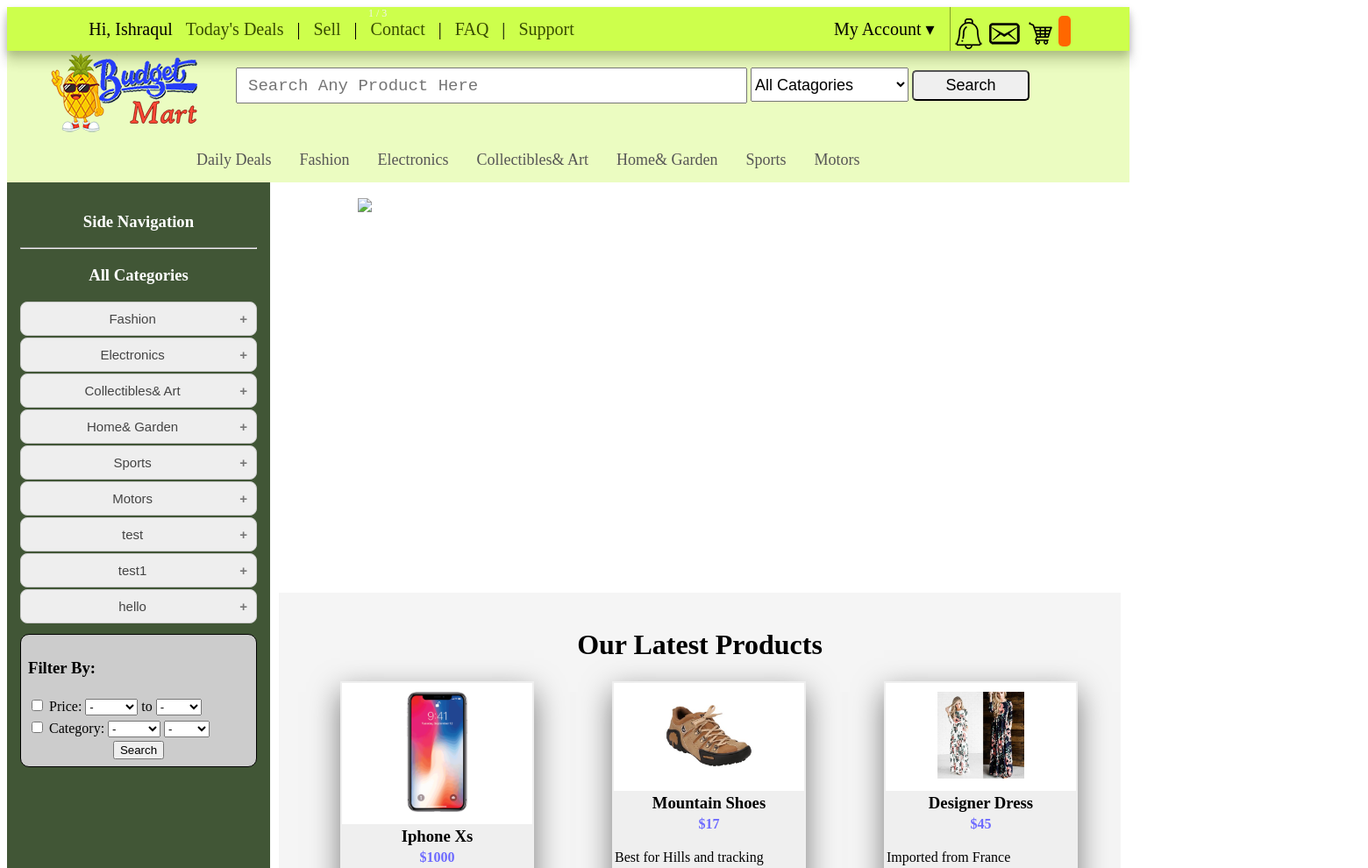
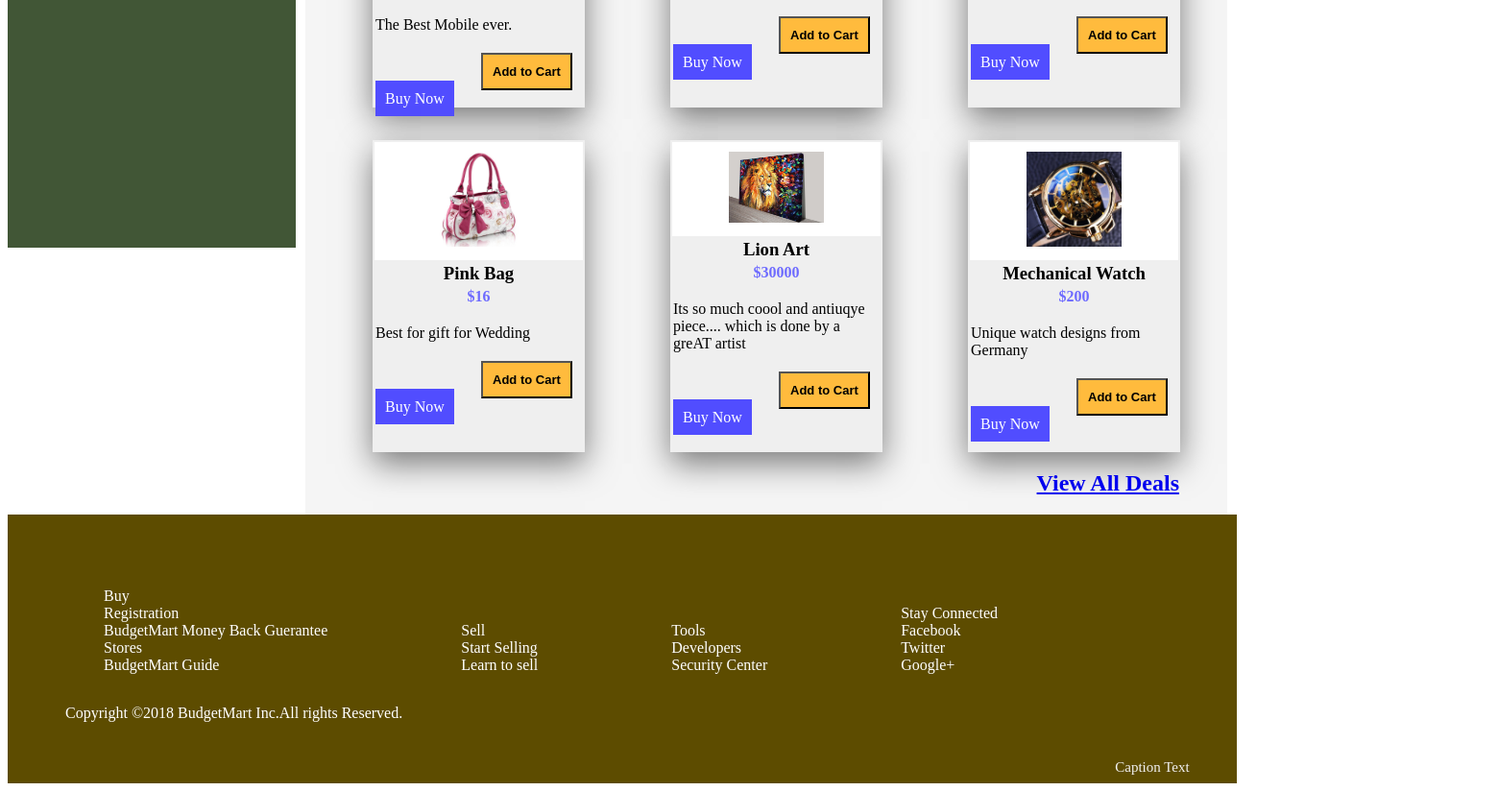
Page /user/ (signed in) on the committed database (2 pictures, top to bottom).
### tables this page shows
CREATE TABLE IF NOT EXISTS `category` (
  `cat_id` int(11) NOT NULL AUTO_INCREMENT,
  `cat_name` varchar(30) DEFAULT NULL,
  `cat_icon` varchar(30) DEFAULT NULL,
  `cat_pic` varchar(30) DEFAULT NULL,
  PRIMARY KEY (`cat_id`)
);

CREATE TABLE IF NOT EXISTS `product` (
  `p_id` int(30) NOT NULL AUTO_INCREMENT,
  `shop_id` varchar(30) DEFAULT NULL,
  `p_title` varchar(30) DEFAULT NULL,
  `p_details` varchar(300) DEFAULT NULL,
  `pic` varchar(100) DEFAULT NULL,
  `quantity` varchar(30) DEFAULT NULL,
  `price` int(11) DEFAULT NULL,
  `p_date` date DEFAULT NULL,
  `category` varchar(30) DEFAULT NULL,
  `sub_cat` varchar(30) DEFAULT NULL,
  PRIMARY KEY (`p_id`)
);

### user/index.php (the view, shortened to what this page needs)
<?php
include('plugins/connect.php');
?>
<!DOCTYPE html>
<html>
<head>
	 <link rel="stylesheet" type="text/css" href="plugins/style.css">
</head>
<body>
<div class="nav-top">
	       <div class="nav-top-leftpart">
	       	 Hi, Ishraqul
           <a href="product.php">Today's Deals</a> |
           <a href="sell.php">Sell</a> |
           <a href="#">Contact</a> |
           <a href="#">FAQ</a> |
            <a href="support.php">Support</a>
	       </div>
         <div class="nav-top-rightpart">
         <div class="dropdown1">
            <a class="dropbtn1" href="#">My Account &#x25BE;</a>
          </div>
      <a href="#"><img src="plugins/images/notifications_icon.png"></a>
         <a href="#"><img src="plugins/images/messege.png"></a>
          <a href="cart.php"><img src="plugins/images/cart.png"></a>
          <span id="cart_amount" style="background-color: #ff6700;
    color: #ffffff;
    border-radius: 5px;
    padding: 7px;
    font-size: 26px;"> </span>
         </div>
	  </div>
   <div class="nav-mid">
   	 <a href="index.php"> <img src="plugins/images/logo.png"></a>
   	 <div class="nav-mid_search">
   	 	<input style="    font-size: 19px;
    font-family: monospace;
    padding-left: 12px;" type="text" name="search" placeholder="Search Any Product Here">
   	   <select>
   	   	     <option>All Catagories</option>
   	   </select>
   	   <input type="submit" name="" value="Search">
   	 </div>
   </div>
   <div class="nav-bar">
     <ul>
      <li><a href="product.php">Daily Deals</a></li>
<?php
     $sql1="SELECT cat_name,cat_icon,cat_pic FROM category LIMIT 6;";
     $r1=$conn->query($sql1);
   if($r1->num_rows > 0)
 {
    while($cat_row = $r1->fetch_assoc())
    {
        $cat_name=$cat_row['cat_name'];
     ?>
   <li class="dropdown">
        <a class="dropbtn" href="#"><?php echo $cat_name; ?></a>
    </li>
   <?php
    }
 }
?>
     </ul>
   </div>
   <div class="side-nav">
    <h3 style="text-align:center;color:white;">Side Navigation</h3> <hr>
    <h3 style="text-align:center;color:white;">All Categories</h3>
    <div class="all-menu">
    <?php
          $sql="SELECT cat_id,cat_name FROM category";
     $r=$conn->query($sql);
     if($r->num_rows > 0)
 {
    while($row = $r->fetch_assoc())
    {
          $cat_name=$row['cat_name'];
?>
<button class="accordion" style="text-align:center;" > <?php echo $cat_name; ?> </button>
<?php
    }
}
    ?>
    </div>
  <form class="" action="index.html" method="post">
  <table style="background-color:#ccc;border-radius:10px;border:1px solid black;margin-top:10px;padding:5px;width:270px;">
    <tr>
      <td >   <h3 >Filter By:</h3> </td>
    </tr>
     <tr>
       <td>
         <input type="checkbox" name="price" value=""> Price:
         <select class="" name="">
           <option value="-"> - </option>
         </select>
         to
         <select class="" name="">
             <option value="-"> - </option>
         </select>
       </td>
     </tr>
     <tr>
       <td>
         <input type="checkbox" name="cat_info" value=""> Category:
         <select class="" name="">
            <option value="0"> - </option>
         </select>
         <select class="" name="">
             <option value="-"> -</option>
         </select>
       </td>
     </tr>
     <tr>
       <td style="text-align:center;">
         <input type="submit" name="search" value="Search">
       </td>
     </tr>
  </table>
  </form>
  </div>
	<div class="slideshow-container">
  <div class="mySlides fade">
    <div class="numbertext">1 / 3</div>
    <img src="plugins/images/slide_1.jpg">
    <div class="text">Caption Text</div>
  </div>
		</div>
  <div class="section">
     <h1>Our Latest Products</h1>  <br>
      <?php
      $sql="SELECT p_id,pic,p_title,p_details,price FROM product ORDER BY RAND() LIMIT 6;";
     $r=$conn->query($sql);
   if($r->num_rows > 0)
 {
    while($row = $r->fetch_assoc())
    {    $p_id = $row['p_id'];
         $pic = $row['pic'];
         $p_title = $row['p_title'];
         $p_details = $row['p_details'];
         $price = $row['price'];
      ?>
           <div class="ad-post">
              <table>
            <tr style="background-color: white;"><th ><a href="productView.php?p_id=<?php echo $p_id; ?>"><img style="width: 50%;" src="uploads/<?php echo $pic; ?>"> </a> </th></tr>
              <tr ><td><a href="productView.php?p_id=<?php echo $p_id; ?>"><h3 style="margin:0;text-align: center;"> <?php echo $p_title; ?> </h3> </a> </td></tr>
                <tr><td style="text-align: center;color: #6d6aff;font-weight: bold;"> <?php echo "$".$price; ?> </td></tr>
                  <tr ><td><p style="overflow: auto;">
                      <?php echo $p_details; ?>
                 </p></td></tr>
                 <tr><td style="text-align: left;">
<form id="addtocart" action="addtocart.php" method="post">
            <input style="font-size: 13px;font-weight: bold;margin-left: 110px;padding: 10px;background-color: #ffbb3d;" type="button" id="btn_addcart" name="btn_addcart" value="Add to Cart">
 </form>
                          <a style="padding: 10px;background-color: #514dff;color:white;" href="process.php?p_id=<?php echo $p_id; ?>&qty=1&buyNow=1">Buy Now</a></td></tr>
              </table>
          </div>
          <?php
    }
}
          ?>
         <h2><a href="#">View All Deals</a></h2>
  </div>
  <div class="footer">
      <ul>
         <li><a href="#">Buy</a></li>
         <li><a href="#">Registration</a></li>
         <li><a href="#">BudgetMart Money Back Guerantee</a></li>
         <li><a href="#">Stores</a></li>
         <li><a href="#">BudgetMart Guide</a></li>
      </ul>
      <ul>
        <li><a href="#">Sell</a></li>
        <li><a href="#">Start Selling</a></li>
        <li><a href="#">Learn to sell</a></li>
      </ul>
      <ul>
         <li><a href="#">Tools</a></li>
         <li><a href="#">Developers</a></li>
         <li><a href="#">Security Center</a></li>
      </ul>
      <ul>
        <li><a href="#">Stay Connected</a></li>
        <li><a href="#">Facebook</a></li>
        <li><a href="#">Twitter</a></li>
        <li><a href="#">Google+</a></li>
      </ul>
      <p>
        Copyright &copy;2018 BudgetMart Inc.All rights Reserved.
      </p>
  </div>
</body>
</html>

### rows in the picture
category: cat_name "Fashion"
category: cat_name "Electronics"
category: cat_name "Collectibles& Art"
category: cat_name "Home& Garden"
category: cat_name "Sports"
category: cat_name "Motors"
category: cat_name "test"
category: cat_name "test1"
category: cat_name "hello"
product: pic (picture), p_title "Iphone Xs", price "1000", p_details "The Best Mobile ever."
product: pic (picture), p_title "Mountain Shoes", price "17", p_details "Best for Hills and tracking"
product: pic (picture), p_title "Designer Dress", price "45", p_details "Imported from France"
product: pic (picture), p_title "Pink Bag", price "16", p_details "Best for gift for Wedding"
product: pic (picture), p_title "Lion Art", price "30000", p_details "Its so much coool and antiuqye piece.... which is done by a greAT artist"
product: pic (picture), p_title "Mechanical Watch", price "200", p_details "Unique watch designs from Germany"
